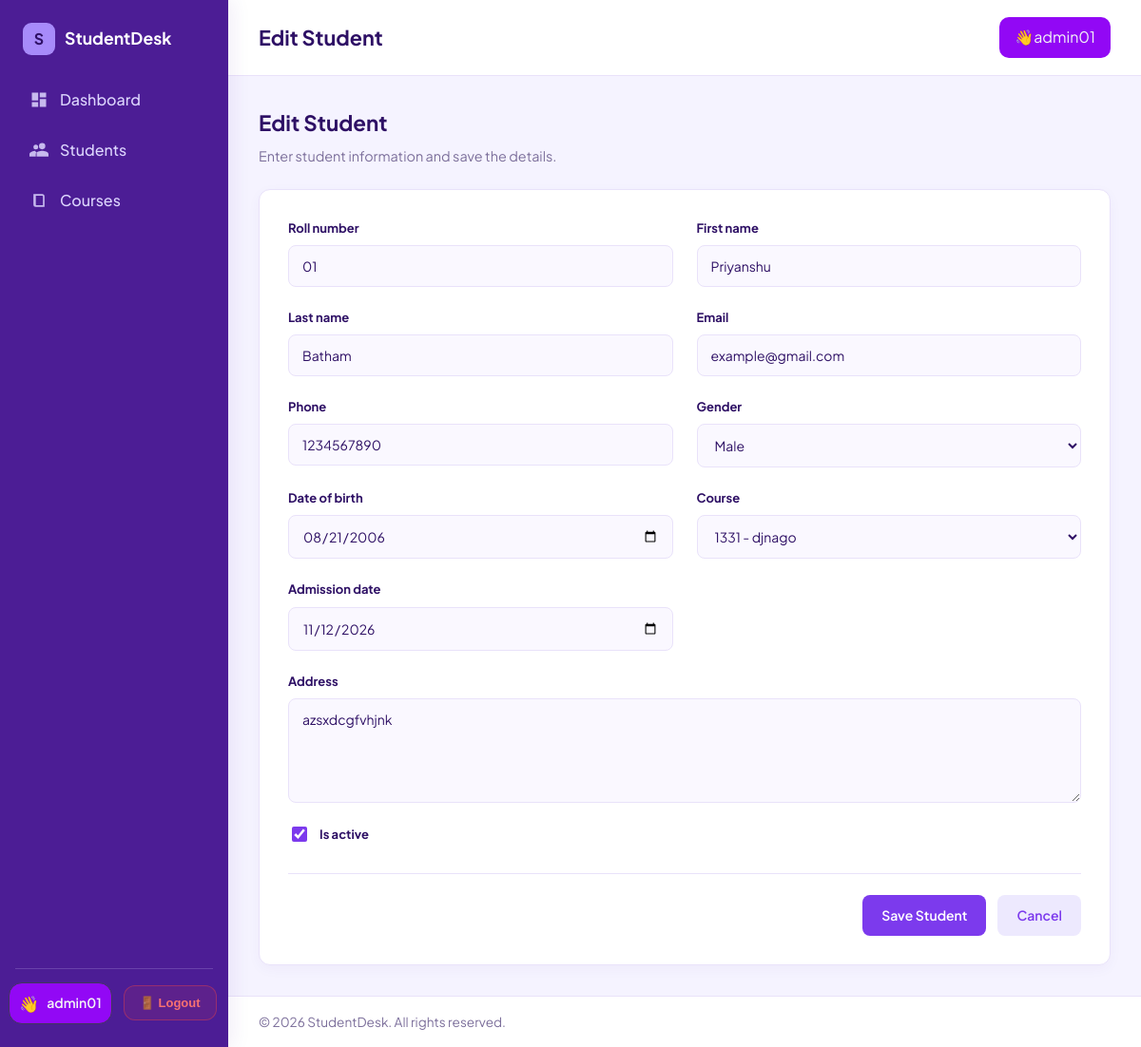
Page /students/4/edit (signed in) on the earlier database version.
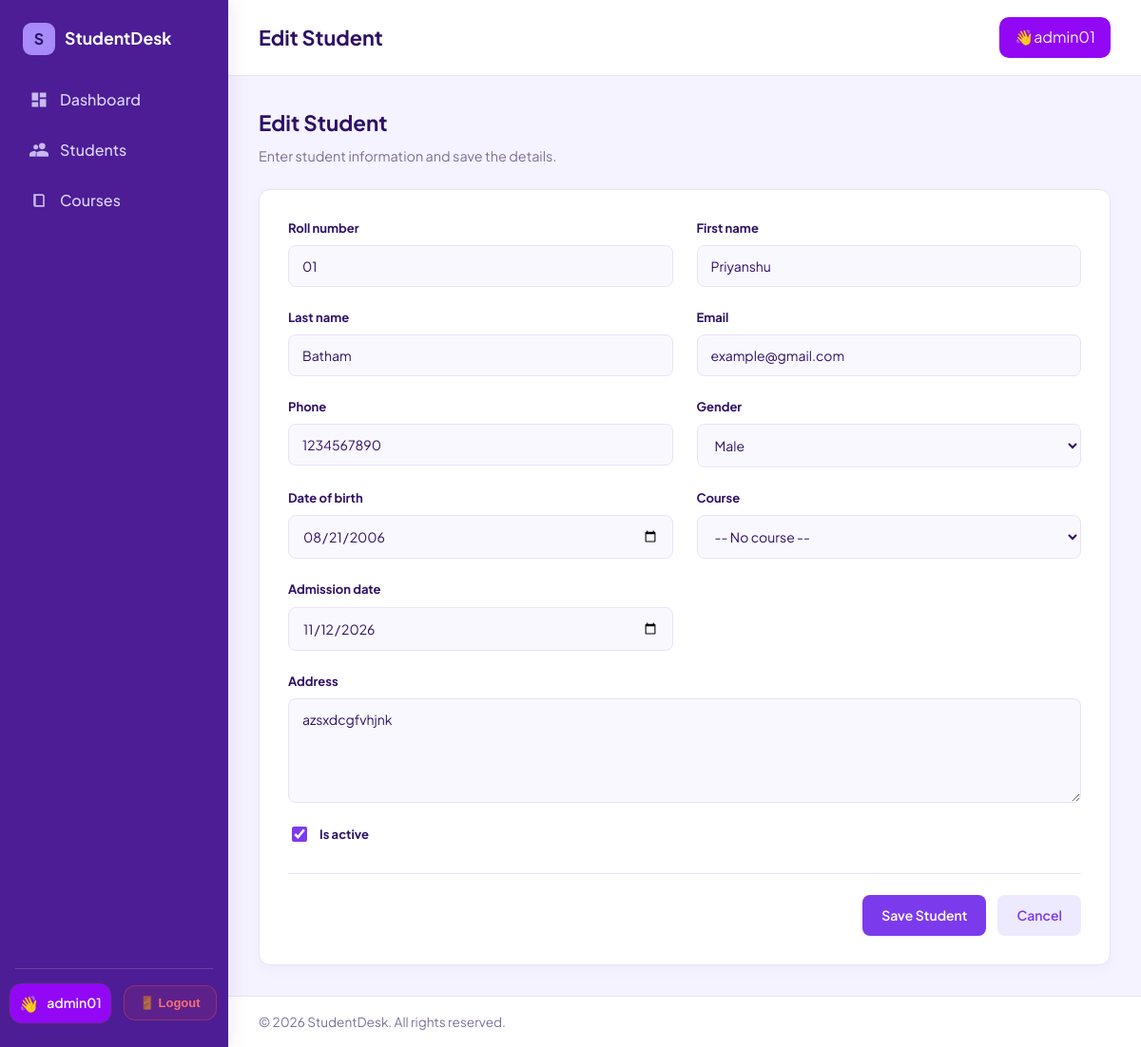
Same page on the later database version.
### students_app/models.py (models this page shows, shortened)
class Student(models.Model):
    GENDER_CHOICES = [('M', 'Male'), ('F', 'Female'), ('O', 'Other')]
    owner = models.ForeignKey( settings.AUTH_USER_MODEL,on_delete=models.CASCADE, related_name='students')
    roll_number = models.CharField(max_length=20)
    first_name = models.CharField(max_length=50)
    last_name = models.CharField(max_length=50)
    email = models.EmailField()
    phone = models.CharField(max_length=16, blank=True,
        validators=[ RegexValidator(r'^\+?\d{7,15}$','Enter a valid phone number (7-15 digits).')
        ]
    )
    gender = models.CharField(max_length=1, choices=GENDER_CHOICES, default='M')
    date_of_birth = models.DateField(null=True, blank=True)
    course = models.ForeignKey(Course, null=True, blank=True, on_delete=models.SET_NULL, related_name='students')
    address = models.TextField(blank=True)
    is_active = models.BooleanField(default=True)
    admission_date = models.DateField(default=timezone.localdate)
    created_at = models.DateTimeField(auto_now_add=True)
    class Meta:
        ordering = ['roll_number']
        unique_together = ('owner', 'roll_number')

### students_app/views.py (the view)
# urls.py: path("students/<int:pk>/edit",views.students_edit,name='students_edit'),
@login_required(login_url='login')
def students_edit(request, pk):
    student = get_object_or_404(Student, pk=pk, owner=request.user)
    form = StudentForm(request.POST or None, instance=student, user=request.user)
    if request.method == 'POST' and form.is_valid():
        form.save()
        messages.success(request, f'Student "{student.full_name}" updated.')
        return redirect('student_detail', pk=student.pk)
    return render(request, 'student_form.html', {'form': form, 'title': 'Edit Student'})

### students_app/forms.py (shortened to what this page needs)
class StudentForm(forms.ModelForm):
    class Meta:
        model = Student
        fields = ['roll_number','first_name','last_name','email','phone', 'gender','date_of_birth','course','admission_date','address', 'is_active'
        ]
        widgets = {
            'date_of_birth': forms.DateInput(format='%Y-%m-%d', attrs={'type': 'date'}),
            'admission_date': forms.DateInput(format='%Y-%m-%d', attrs={'type': 'date'}),
            'address': forms.Textarea(attrs={'rows': 3}),
        }
    def __init__(self, *args, user=None, **kwargs):
        super().__init__(*args, **kwargs)
        self.user = user
        self.fields['course'].queryset = Course.objects.filter(
            owner=user
        )
        self.fields['course'].empty_label = '-- No course --'

### students_app/models.py (called while the page is built)
    def __str__(self):
        return f'{self.code} - {self.name}'

### students_app/templates/student_form.html (shortened to what this page needs)
{% extends 'base.html' %}
{% load static %}
{% block page_title %}
    {% if form.instance.pk %}Edit Student{% else %}Add Student{% endif %}
{% endblock %}
{% block extra_css %}
<link rel="stylesheet" href="{% static 'css/student_form.css' %}">
{% endblock %}
{% block content %}
<div class="student-form-wrapper">
    <div class="form-heading">
        <div>
            <h2>{% if form.instance.pk %}Edit Student{% else %}Add New Student{% endif %}</h2>
            <p>Enter student information and save the details.</p>
        </div>
    </div>
    <div class="card student-form-card">
        <form method="post" novalidate>
            <div class="student-form-grid">
                {% for field in form %}
                    {% if field.field.widget.input_type == 'checkbox' %}
                        <div class="form-group checkbox-group">
                            {{ field }}
                            <label for="{{ field.id_for_label }}">
                                {{ field.label }}
                            </label>
                        </div>
                    {% else %}
                        <div class="form-group {% if field.name == 'address' or field.name == 'description' %}full-width{% endif %}">
                            <label for="{{ field.id_for_label }}">
                                {{ field.label }}
                            </label>
                            {{ field }}
                        </div>
                    {% endif %}
                {% endfor %}
            </div>
            <div class="form-actions">
                <button type="submit" class="btn save-btn">
                    Save Student
                </button>
                <a href="{% url 'students_list' %}" class="btn cancel-btn">
                    Cancel
                </a>
            </div>
        </form>
    </div>
</div>
{% endblock %}

Differences in the rows shown:
changed Student "Priyanshu": course "1331 - djnago" → "-- No course --"
